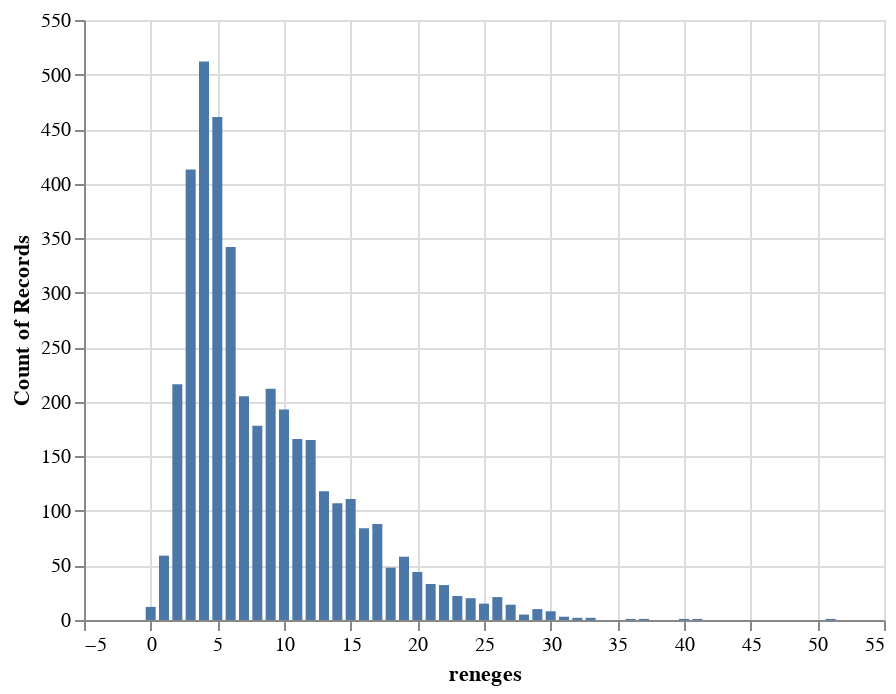

The code cell stored with this chart in its notebook:
### Markdown cell above
**How often did the guests give up waiting?**

### Code cell
alt.Chart(data).mark_bar().encode(
    alt.X("reneges:Q"),
    y='count()',
)

### Figure 1 — Vega-Lite specification as saved in the notebook (floating-point values rounded to 4 significant figures; data arrays with more than 128 entries replaced by an {"elided": "..."} marker saying what was removed)
{"$schema": "https://vega.github.io/schema/vega-lite/v2.4.3.json", "config": {"view": {"height": 300, "width": 400}}, "data": {"values": {"elided": "3984 records"}}, "encoding": {"x": {"field": "reneges", "type": "quantitative"}, "y": {"aggregate": "count", "type": "quantitative"}}, "mark": "bar"}
